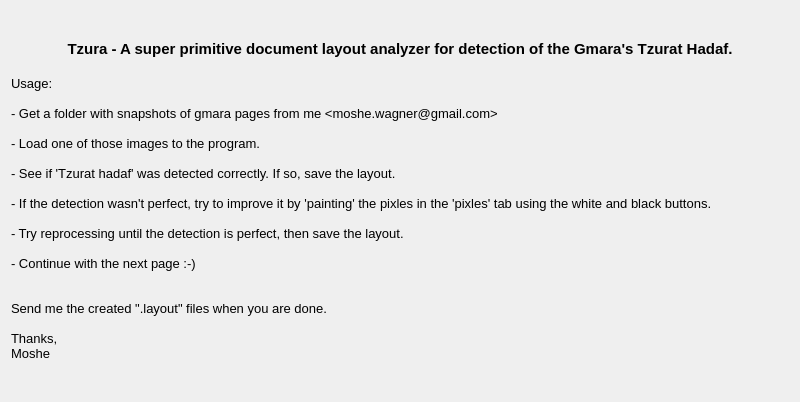
<?xml version="1.0" encoding="UTF-8"?>
<ui version="4.0">
 <class>help</class>
 <widget class="QDialog" name="help">
  <property name="geometry">
   <rect>
    <x>0</x>
    <y>0</y>
    <width>800</width>
    <height>402</height>
   </rect>
  </property>
  <property name="windowTitle">
   <string>Help - Tzura</string>
  </property>
  <layout class="QVBoxLayout" name="verticalLayout">
   <item>
    <widget class="QLabel" name="label">
     <property name="text">
      <string>&lt;!DOCTYPE HTML PUBLIC &quot;-//W3C//DTD HTML 4.0//EN&quot; &quot;http://www.w3.org/TR/REC-html40/strict.dtd&quot;&gt;
&lt;html&gt;&lt;head&gt;&lt;meta name=&quot;qrichtext&quot; content=&quot;1&quot; /&gt;&lt;style type=&quot;text/css&quot;&gt;
p, li { white-space: pre-wrap; }
&lt;/style&gt;&lt;/head&gt;&lt;body style=&quot; font-family:'Arial'; font-size:10pt; font-weight:400; font-style:normal;&quot;&gt;
&lt;p align=&quot;center&quot; style=&quot; margin-top:0px; margin-bottom:0px; margin-left:0px; margin-right:0px; -qt-block-indent:0; text-indent:0px;&quot;&gt;&lt;span style=&quot; font-size:11pt; font-weight:600;&quot;&gt;Tzura - A super primitive document layout analyzer for detection of the Gmara's Tzurat Hadaf.&lt;/span&gt;&lt;/p&gt;
&lt;p align=&quot;center&quot; style=&quot;-qt-paragraph-type:empty; margin-top:0px; margin-bottom:0px; margin-left:0px; margin-right:0px; -qt-block-indent:0; text-indent:0px; font-size:11pt; font-weight:600;&quot;&gt;&lt;/p&gt;
&lt;p style=&quot; margin-top:0px; margin-bottom:0px; margin-left:0px; margin-right:0px; -qt-block-indent:0; text-indent:0px;&quot;&gt;Usage:&lt;/p&gt;
&lt;p style=&quot;-qt-paragraph-type:empty; margin-top:0px; margin-bottom:0px; margin-left:0px; margin-right:0px; -qt-block-indent:0; text-indent:0px;&quot;&gt;&lt;/p&gt;
&lt;p style=&quot; margin-top:0px; margin-bottom:0px; margin-left:0px; margin-right:0px; -qt-block-indent:0; text-indent:0px;&quot;&gt;- Get a folder with snapshots of gmara pages from me &amp;lt;moshe.wagner@gmail.com&amp;gt;&lt;/p&gt;
&lt;p style=&quot;-qt-paragraph-type:empty; margin-top:0px; margin-bottom:0px; margin-left:0px; margin-right:0px; -qt-block-indent:0; text-indent:0px;&quot;&gt;&lt;/p&gt;
&lt;p style=&quot; margin-top:0px; margin-bottom:0px; margin-left:0px; margin-right:0px; -qt-block-indent:0; text-indent:0px;&quot;&gt;- Load one of those images to the program.&lt;/p&gt;
&lt;p style=&quot;-qt-paragraph-type:empty; margin-top:0px; margin-bottom:0px; margin-left:0px; margin-right:0px; -qt-block-indent:0; text-indent:0px;&quot;&gt;&lt;/p&gt;
&lt;p style=&quot; margin-top:0px; margin-bottom:0px; margin-left:0px; margin-right:0px; -qt-block-indent:0; text-indent:0px;&quot;&gt;- See if 'Tzurat hadaf' was detected correctly. If so, save the layout.&lt;/p&gt;
&lt;p style=&quot;-qt-paragraph-type:empty; margin-top:0px; margin-bottom:0px; margin-left:0px; margin-right:0px; -qt-block-indent:0; text-indent:0px;&quot;&gt;&lt;/p&gt;
&lt;p style=&quot; margin-top:0px; margin-bottom:0px; margin-left:0px; margin-right:0px; -qt-block-indent:0; text-indent:0px;&quot;&gt;- If the detection wasn't perfect, try to improve it by 'painting' the pixles in the 'pixles' tab using the white and black buttons.&lt;/p&gt;
&lt;p style=&quot;-qt-paragraph-type:empty; margin-top:0px; margin-bottom:0px; margin-left:0px; margin-right:0px; -qt-block-indent:0; text-indent:0px;&quot;&gt;&lt;/p&gt;
&lt;p style=&quot; margin-top:0px; margin-bottom:0px; margin-left:0px; margin-right:0px; -qt-block-indent:0; text-indent:0px;&quot;&gt;- Try reprocessing until the detection is perfect, then save the layout.&lt;/p&gt;
&lt;p style=&quot;-qt-paragraph-type:empty; margin-top:0px; margin-bottom:0px; margin-left:0px; margin-right:0px; -qt-block-indent:0; text-indent:0px;&quot;&gt;&lt;/p&gt;
&lt;p style=&quot; margin-top:0px; margin-bottom:0px; margin-left:0px; margin-right:0px; -qt-block-indent:0; text-indent:0px;&quot;&gt;- Continue with the next page :-)&lt;/p&gt;
&lt;p style=&quot;-qt-paragraph-type:empty; margin-top:0px; margin-bottom:0px; margin-left:0px; margin-right:0px; -qt-block-indent:0; text-indent:0px;&quot;&gt;&lt;/p&gt;
&lt;p style=&quot;-qt-paragraph-type:empty; margin-top:0px; margin-bottom:0px; margin-left:0px; margin-right:0px; -qt-block-indent:0; text-indent:0px;&quot;&gt;&lt;/p&gt;
&lt;p style=&quot; margin-top:0px; margin-bottom:0px; margin-left:0px; margin-right:0px; -qt-block-indent:0; text-indent:0px;&quot;&gt;Send me the created &amp;quot;.layout&amp;quot; files when you are done.&lt;/p&gt;
&lt;p style=&quot;-qt-paragraph-type:empty; margin-top:0px; margin-bottom:0px; margin-left:0px; margin-right:0px; -qt-block-indent:0; text-indent:0px;&quot;&gt;&lt;/p&gt;
&lt;p style=&quot; margin-top:0px; margin-bottom:0px; margin-left:0px; margin-right:0px; -qt-block-indent:0; text-indent:0px;&quot;&gt;Thanks,&lt;/p&gt;
&lt;p style=&quot; margin-top:0px; margin-bottom:0px; margin-left:0px; margin-right:0px; -qt-block-indent:0; text-indent:0px;&quot;&gt;Moshe&lt;/p&gt;&lt;/body&gt;&lt;/html&gt;</string>
     </property>
    </widget>
   </item>
  </layout>
 </widget>
 <resources/>
 <connections/>
</ui>
